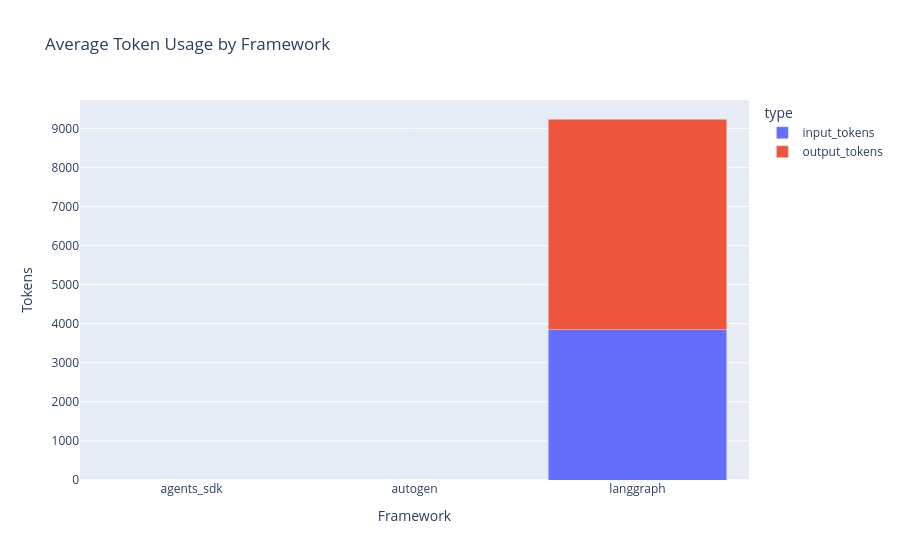

The cell this chart's notebook holds for it:
### Markdown cell above
## Token Usage

### Code cell
if df is not None:
    # Bar chart: average token usage per framework
    token_avg = df.groupby("framework")[["input_tokens", "output_tokens"]].mean().reset_index()
    token_melted = token_avg.melt(id_vars="framework", var_name="type", value_name="tokens")

    fig = px.bar(
        token_melted,
        x="framework",
        y="tokens",
        color="type",
        barmode="stack",
        title="Average Token Usage by Framework",
        labels={"tokens": "Tokens", "framework": "Framework"},
    )
    fig.show()

### Figure 1 — Plotly figure (JSON) as saved in the notebook; plotly's stock layout.template omitted (floating-point values rounded to 4 significant figures)
{"data": [{"hovertemplate": "type=input_tokens<br>Framework=%{x}<br>Tokens=%{y}<extra></extra>", "legendgroup": "input_tokens", "marker": {"color": "#636efa", "pattern": {"shape": ""}}, "name": "input_tokens", "orientation": "v", "showlegend": true, "textposition": "auto", "type": "bar", "x": ["agents_sdk", "autogen", "langgraph"], "xaxis": "x", "y": [0.0, 0.0, 3848.0], "yaxis": "y"}, {"hovertemplate": "type=output_tokens<br>Framework=%{x}<br>Tokens=%{y}<extra></extra>", "legendgroup": "output_tokens", "marker": {"color": "#EF553B", "pattern": {"shape": ""}}, "name": "output_tokens", "orientation": "v", "showlegend": true, "textposition": "auto", "type": "bar", "x": ["agents_sdk", "autogen", "langgraph"], "xaxis": "x", "y": [0.0, 0.0, 5390.0], "yaxis": "y"}], "layout": {"barmode": "stack", "legend": {"title": {"text": "type"}, "tracegroupgap": 0}, "title": {"text": "Average Token Usage by Framework"}, "xaxis": {"anchor": "y", "domain": [0, 1], "title": {"text": "Framework"}}, "yaxis": {"anchor": "x", "domain": [0, 1], "title": {"text": "Tokens"}}}}
